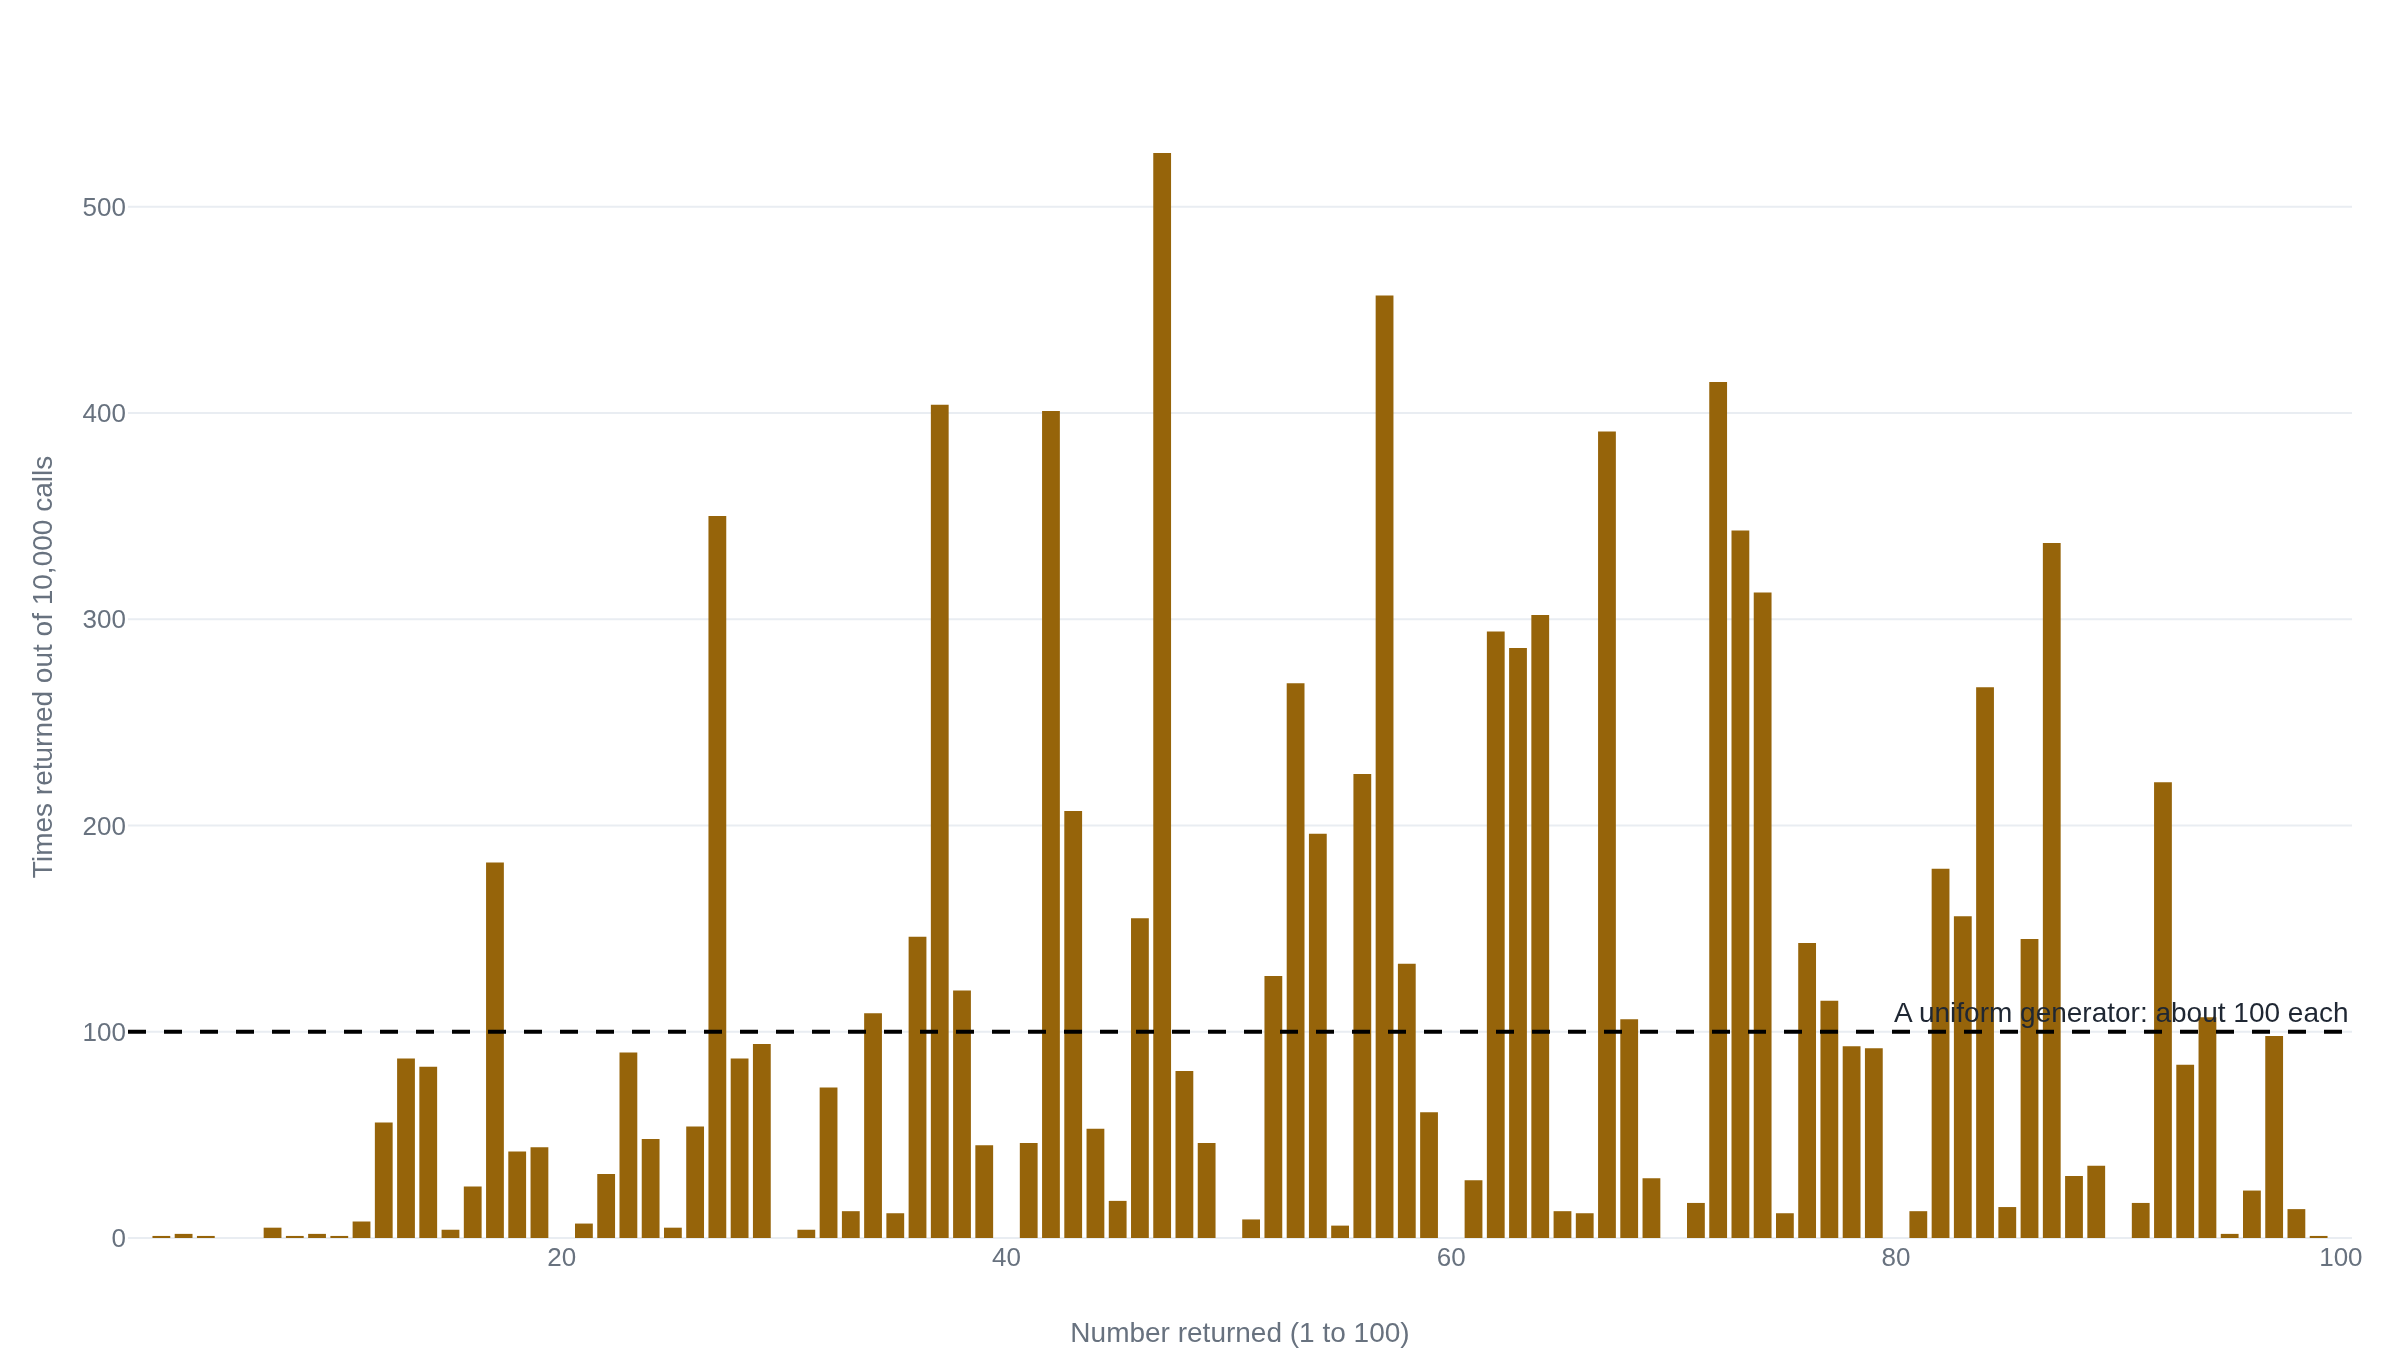

Reproduce this figure in Python.
import plotly.graph_objects as go

# How often OpenAI's gpt-4.1 returned each number when asked, 10,000 times, for
# a random integer between 1 and 100 (Responses API, temperature 1.0, a fixed
# system prompt, a unique uuid4 per call). A uniform generator would return each
# number about 100 times; the dashed line marks that expectation. The full 1-100
# axis is kept on purpose: every multiple of 10 except 10 was returned exactly 0
# times, and 69 was returned only 29 times, both part of the finding.
# Source: exmergo, "research-chatgpt-guesses-between-1-and-100" (MIT license),
# data/processed/distribution.csv.
numbers = list(range(1, 101))
counts = [
    0, 1, 2, 1, 0, 0, 5, 1, 2, 1,       # 1-10
    8, 56, 87, 83, 4, 25, 182, 42, 44, 0,   # 11-20
    7, 31, 90, 48, 5, 54, 350, 87, 94, 0,   # 21-30
    4, 73, 13, 109, 12, 146, 404, 120, 45, 0,  # 31-40
    46, 401, 207, 53, 18, 155, 526, 81, 46, 0,  # 41-50
    9, 127, 269, 196, 6, 225, 457, 133, 61, 0,  # 51-60
    28, 294, 286, 302, 13, 12, 391, 106, 29, 0,  # 61-70
    17, 415, 343, 313, 12, 143, 115, 93, 92, 0,  # 71-80
    13, 179, 156, 267, 15, 145, 337, 30, 35, 0,  # 81-90
    17, 221, 84, 107, 2, 23, 98, 14, 1, 0,   # 91-100
]

fig = go.Figure()
fig.add_trace(go.Bar(name="Times returned", x=numbers, y=counts))
fig.add_hline(
    y=100,
    line_dash="dash",
    annotation_text="A uniform generator: about 100 each",
    annotation_position="top right",
)
fig.update_layout(
    yaxis_title="Times returned out of 10,000 calls",
    xaxis_title="Number returned (1 to 100)",
    showlegend=False,
)
